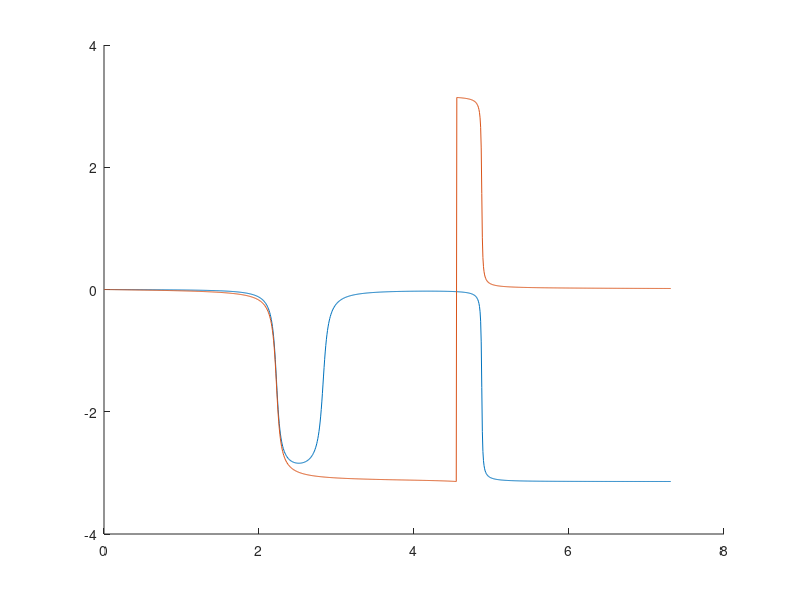

MATLAB code for this plot: (Note: this script raises an error after producing the figure.)
clear
clc
close all

m1 = 1;
m2 = 1;
k = 8;
L = 1;
g = 9.81;
c = 0.1;

omegacart = sqrt(k/m2);

M = [(1/3) * m1 * L, 0; 0, m2];
K = [(L^2 / 4) * k + m1 * g * L / 2, (-L/2) * k; (-L/2) * k, k];
C = [0, 0; 0, c];
f = 1;

F = [f * L; 0];

[vectors, values] = eig(K,M);

natural_frequencies = [sqrt(values(1,1)); sqrt(values(2,2))];

norm_vector1 = vectors(:,1) / sqrt(transpose(vectors(:,1)) * M * vectors(:,1));
norm_vector2 = vectors(:,2) / sqrt(transpose(vectors(:,2)) * M * vectors(:,2));

Phi = [norm_vector1, norm_vector2];

force_frequencies = linspace(0,natural_frequencies(end)*1.5,1000);

for i = 1:length(force_frequencies)
    X(i,:) = (K + 1i * force_frequencies(i) * C - force_frequencies(i)^2 * M)^(-1) * F;
end

hold on
% plot(force_frequencies,abs(X))
plot(force_frequencies,atan2(imag(X),real(X)))
xline(omegacart)
